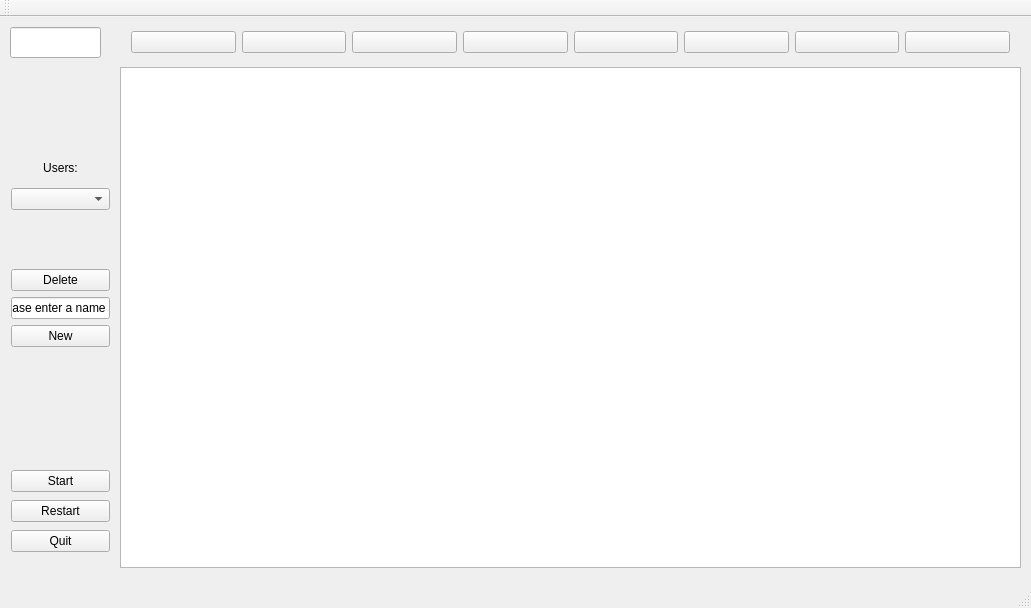
<?xml version="1.0" encoding="UTF-8"?>
<ui version="4.0">
 <class>MainWindow</class>
 <widget class="QMainWindow" name="MainWindow">
  <property name="geometry">
   <rect>
    <x>0</x>
    <y>0</y>
    <width>1031</width>
    <height>608</height>
   </rect>
  </property>
  <property name="windowTitle">
   <string>Plants Vs Zombies</string>
  </property>
  <property name="autoFillBackground">
   <bool>true</bool>
  </property>
  <widget class="QWidget" name="centralWidget">
   <widget class="QWidget" name="horizontalLayoutWidget">
    <property name="geometry">
     <rect>
      <x>120</x>
      <y>0</y>
      <width>901</width>
      <height>51</height>
     </rect>
    </property>
    <layout class="QHBoxLayout" name="horizontalLayout">
     <item>
      <widget class="QPushButton" name="plant1Button">
       <property name="text">
        <string/>
       </property>
      </widget>
     </item>
     <item>
      <widget class="QPushButton" name="plant2Button">
       <property name="text">
        <string/>
       </property>
      </widget>
     </item>
     <item>
      <widget class="QPushButton" name="plant3Button">
       <property name="text">
        <string/>
       </property>
      </widget>
     </item>
     <item>
      <widget class="QPushButton" name="plant4Button">
       <property name="text">
        <string/>
       </property>
      </widget>
     </item>
     <item>
      <widget class="QPushButton" name="plant5Button">
       <property name="text">
        <string/>
       </property>
      </widget>
     </item>
     <item>
      <widget class="QPushButton" name="plant6Button">
       <property name="text">
        <string/>
       </property>
      </widget>
     </item>
     <item>
      <widget class="QPushButton" name="plant7Button">
       <property name="text">
        <string/>
       </property>
      </widget>
     </item>
     <item>
      <widget class="QPushButton" name="plant8Button">
       <property name="text">
        <string/>
       </property>
      </widget>
     </item>
    </layout>
   </widget>
   <widget class="QWidget" name="verticalLayoutWidget">
    <property name="geometry">
     <rect>
      <x>0</x>
      <y>440</y>
      <width>121</width>
      <height>111</height>
     </rect>
    </property>
    <layout class="QVBoxLayout" name="verticalLayout">
     <item>
      <widget class="QPushButton" name="startButton">
       <property name="text">
        <string>Start</string>
       </property>
      </widget>
     </item>
     <item>
      <widget class="QPushButton" name="restartButton">
       <property name="text">
        <string>Restart</string>
       </property>
      </widget>
     </item>
     <item>
      <widget class="QPushButton" name="quitButton">
       <property name="text">
        <string>Quit</string>
       </property>
      </widget>
     </item>
    </layout>
   </widget>
   <widget class="QGraphicsView" name="graphicsView">
    <property name="geometry">
     <rect>
      <x>120</x>
      <y>50</y>
      <width>901</width>
      <height>501</height>
     </rect>
    </property>
    <property name="autoFillBackground">
     <bool>false</bool>
    </property>
   </widget>
   <widget class="QWidget" name="verticalLayoutWidget_2">
    <property name="geometry">
     <rect>
      <x>0</x>
      <y>160</y>
      <width>121</width>
      <height>181</height>
     </rect>
    </property>
    <layout class="QVBoxLayout" name="verticalLayout_2">
     <item>
      <widget class="QComboBox" name="userButton"/>
     </item>
     <item>
      <widget class="QLabel" name="levelDisplay">
       <property name="text">
        <string/>
       </property>
      </widget>
     </item>
     <item>
      <widget class="QPushButton" name="deleteButton">
       <property name="text">
        <string>Delete</string>
       </property>
      </widget>
     </item>
     <item>
      <widget class="QLineEdit" name="nameDisplay">
       <property name="text">
        <string>Please enter a name</string>
       </property>
      </widget>
     </item>
     <item>
      <widget class="QPushButton" name="newButton">
       <property name="text">
        <string>New</string>
       </property>
      </widget>
     </item>
    </layout>
   </widget>
   <widget class="QLineEdit" name="pointsDisplay">
    <property name="geometry">
     <rect>
      <x>10</x>
      <y>10</y>
      <width>91</width>
      <height>31</height>
     </rect>
    </property>
   </widget>
   <widget class="QLabel" name="userButtonLabel">
    <property name="geometry">
     <rect>
      <x>0</x>
      <y>140</y>
      <width>121</width>
      <height>21</height>
     </rect>
    </property>
    <property name="layoutDirection">
     <enum>Qt::LeftToRight</enum>
    </property>
    <property name="text">
     <string>Users:</string>
    </property>
    <property name="alignment">
     <set>Qt::AlignCenter</set>
    </property>
   </widget>
  </widget>
  <widget class="QMenuBar" name="menuBar">
   <property name="geometry">
    <rect>
     <x>0</x>
     <y>0</y>
     <width>1031</width>
     <height>21</height>
    </rect>
   </property>
  </widget>
  <widget class="QToolBar" name="mainToolBar">
   <attribute name="toolBarArea">
    <enum>TopToolBarArea</enum>
   </attribute>
   <attribute name="toolBarBreak">
    <bool>false</bool>
   </attribute>
  </widget>
  <widget class="QStatusBar" name="statusBar"/>
 </widget>
 <layoutdefault spacing="6" margin="11"/>
 <resources/>
 <connections/>
</ui>
